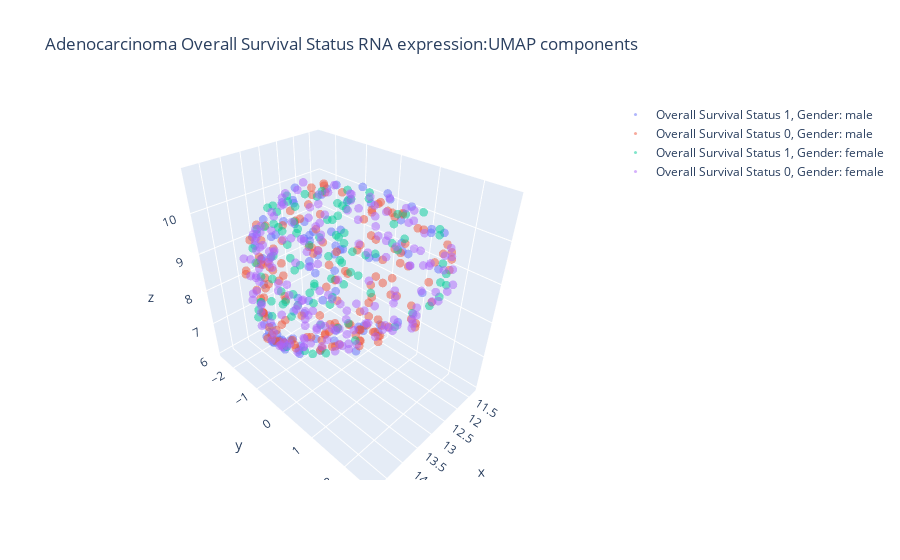

Notebook code for this chart:
### Code cell
# short exploratory
# 1. dimension reduction
# 2. plot the differential targets

_cols = rnaID_include  # rnaID_include

tmp = Adeno
diag_str = 'Adenocarcinoma Overall Survival Status'  # 'Lung Adenocarcinoma' 'Lung Squamous Cell Carcinoma', 'Adeno/SCC'

target = 'Overall Survival Status' # 'Overall Survival Status' # Response # Gender
tmp.dropna(subset=[target], axis=0, inplace=True)

red = 'UMAP'
reduceR = UMAP(n_components=3, random_state=323, n_neighbors=50) #UMAP(n_components=3)

scaler = StandardScaler().fit(tmp.loc[:, _cols])
X = scaler.transform(tmp.loc[:, _cols])

reduceR.fit(X) #  y=tmp['Response']


fig = go.Figure(layout={'title': diag_str+' RNA expression:'+red+' components'})
# Configure the trace.
reduceD = reduceR.transform(scaler.transform(tmp.loc[(tmp[target]==1) & (tmp['Gender']==0), _cols]))
fig.add_trace(go.Scatter3d(
    x=reduceD[:,0], 
    y=reduceD[:,1], 
    z=reduceD[:,2], 
    mode='markers',
    marker={
        'size': 3,
        'opacity': 0.5,
    },
    name= target+' 1, Gender: male'
)
)

reduceD = reduceR.transform(scaler.transform(tmp.loc[(tmp[target]==0) & (tmp['Gender']==0), _cols]))
fig.add_trace(go.Scatter3d(
    x=reduceD[:,0],  
    y=reduceD[:,1],  
    z=reduceD[:,2], 
    mode='markers',
    marker={
        'size': 3,
        'opacity': 0.5,
    },
    name= target+' 0, Gender: male'
)
)

reduceD = reduceR.transform(scaler.transform(tmp.loc[(tmp[target]==1) & (tmp['Gender']==1), _cols]))
fig.add_trace(go.Scatter3d(
    x=reduceD[:,0], 
    y=reduceD[:,1], 
    z=reduceD[:,2], 
    mode='markers',
    marker={
        'size': 3,
        'opacity': 0.5,
    },
    name= target+' 1, Gender: female'
)
)

reduceD = reduceR.transform(scaler.transform(tmp.loc[(tmp[target]==0) & (tmp['Gender']==1), _cols]))
fig.add_trace(go.Scatter3d(
    x=reduceD[:,0],  
    y=reduceD[:,1],  
    z=reduceD[:,2], 
    mode='markers',
    marker={
        'size': 3,
        'opacity': 0.5,
    },
    name= target+' 0, Gender: female'
)
)


# Configure the layout.
layout = go.Layout(
    margin={'l': 0, 'r': 0, 'b': 0, 't': 0}
)
plotly.offline.iplot(fig)

##############
##############

fig, ax = plt.subplots(ncols=2, nrows=2, figsize=(18,14))
cmap = sns.cubehelix_palette(as_cmap=True, dark=0, light=1, reverse=True)


reduceR = UMAP(n_components=2, random_state=777, n_neighbors=50) #UMAP(n_components=3)
reduceR.fit(X)

reduceD = pd.DataFrame(reduceR.transform(scaler.transform(tmp.loc[(tmp[target]==1) & (tmp['Gender']==1),
                                                               _cols])),
                   columns=['umap 1', 'umap 2'])
sns.kdeplot(reduceD['umap 1'], reduceD['umap 2'], cmap=cmap, n_levels=60, shade=True,  ax=ax[0,0])
#ax[0,0].set_xlim(4, 15)
ax[0,0].set_title(target+' 1, female')

reduceD = pd.DataFrame(reduceR.transform(scaler.transform(tmp.loc[(tmp[target]==0) & (tmp['Gender']==1), 
                                                                  _cols])),
                       columns=['umap 1', 'umap 2'])
sns.kdeplot(reduceD['umap 1'], reduceD['umap 2'], cmap=cmap, n_levels=60, shade=True, ax=ax[0,1])
#ax[0,1].set_xlim(4, 15)
ax[0,1].set_title(target+' 0, female')

############

reduceD = pd.DataFrame(reduceR.transform(scaler.transform(tmp.loc[(tmp[target]==1) & (tmp['Gender']==0),
                                                               _cols])),
                   columns=['umap 1', 'umap 2'])
sns.kdeplot(reduceD['umap 1'], reduceD['umap 2'], cmap=cmap, n_levels=60, shade=True,  ax=ax[1,0])
#ax[1,0].set_xlim(4, 15)
ax[1,0].set_title(target+' 1, male')

reduceD = pd.DataFrame(reduceR.transform(scaler.transform(tmp.loc[(tmp[target]==0) & (tmp['Gender']==0), 
                                                                  _cols])),
                       columns=['umap 1', 'umap 2'])
sns.kdeplot(reduceD['umap 1'], reduceD['umap 2'], cmap=cmap, n_levels=60, shade=True, ax=ax[1,1])
#ax[1,1].set_xlim(4, 15)
ax[1,1].set_title(target+' 0, male')

### Figure 1 — Plotly figure (JSON) as saved in the notebook; plotly's stock layout.template omitted (floating-point values rounded to 4 significant figures; data arrays with more than 128 entries replaced by an {"elided": "..."} marker saying what was removed)
{"data": [{"marker": {"opacity": 0.5, "size": 3}, "mode": "markers", "name": "Overall Survival Status 1, Gender: male", "type": "scatter3d", "x": [11.67, 14.16, 12.27, 11.57, 11.39, 12.72, 12.04, 11.8, 14.62, 12.67, 12.01, 13.66, 12.04, 12.72, 12.28, 12.12, 11.9, 13.41, 14.18, 12.98, 11.6, 13.06, 12.82, 14.12, 13.31, 12.24, 13.7, 11.51, 12.5, 14.11, 13.46, 13.94, 12.84, 14.25, 13.53, 14.41, 12.1, 13.12, 12.71, 11.57, 13.55, 13.85, 13.79, 12.82, 13.57, 14.19, 13.64, 14.04, 12.55, 12.61, 12.38, 13.88, 14.05, 11.92, 14.44, 12.24, 12.13, 14.04, 13.83, 14.54, 12.95, 14.02, 12.64, 12.03, 14.06, 12.45, 14.06, 12.2, 13.87, 13.11, 13.43, 14.58, 11.73, 12.33, 12.96, 13.38, 12.78, 13.01, 14.45, 14.28, 14.44, 12.19, 13.6, 14.08, 12.69, 12.41, 13.0, 12.87, 12.47], "y": [-1.381, -1.17, -1.731, -1.716, -0.6343, -0.4893, -0.3227, -0.2776, -0.572, 0.8829, 0.3012, -1.742, -1.32, -1.951, 1.935, -2.112, -2.023, 0.166, -1.409, -0.4471, -1.635, -0.07889, 0.3052, -0.8937, 0.4582, 1.058, -1.862, -1.769, 1.321, 0.2897, 0.9704, 0.0836, 2.024, -1.163, 1.957, -0.4095, 0.4168, -2.128, 1.257, -1.4, -0.9878, -0.5227, -0.6836, -1.725, -0.1428, -1.005, -2.137, -1.107, -1.716, 1.88, 0.7129, -1.964, -0.9279, -2.111, -0.4202, -2.007, -1.612, -1.395, 0.8041, 0.02663, -1.875, -1.538, -1.649, -0.1592, -0.886, -1.828, -1.389, 0.9454, -1.475, -1.289, -0.9792, -0.6063, -0.1204, -0.889, -1.562, -1.419, 1.958, -1.926, -0.01219, -1.297, -0.8788, 1.118, 1.077, -1.607, -1.752, -1.228, 0.6881, -1.108, 2.067], "z": [8.301, 6.803, 8.915, 7.456, 8.254, 7.959, 10.43, 9.986, 8.234, 10.84, 6.743, 6.413, 8.982, 6.996, 9.48, 7.825, 7.964, 7.242, 6.872, 10.63, 8.28, 10.84, 6.615, 9.806, 10.75, 7.628, 6.653, 7.928, 10.67, 10.18, 8.069, 10.15, 10.52, 9.23, 10.41, 7.316, 7.095, 9.005, 10.44, 8.26, 6.153, 6.919, 6.639, 9.857, 6.834, 6.945, 9.219, 6.86, 6.944, 10.45, 10.58, 9.296, 6.921, 7.357, 7.543, 7.75, 6.794, 6.675, 10.49, 7.87, 6.719, 6.831, 8.901, 6.679, 6.704, 9.218, 6.64, 9.637, 9.904, 10.44, 10.36, 9.627, 8.629, 6.267, 9.437, 10.15, 9.179, 9.389, 7.836, 7.376, 8.8, 9.438, 8.302, 9.301, 6.577, 10.09, 7.605, 6.166, 10.39]}, {"marker": {"opacity": 0.5, "size": 3}, "mode": "markers", "name": "Overall Survival Status 0, Gender: male", "type": "scatter3d", "x": {"elided": "146 float values"}, "y": {"elided": "146 float values"}, "z": {"elided": "146 float values"}}, {"marker": {"opacity": 0.5, "size": 3}, "mode": "markers", "name": "Overall Survival Status 1, Gender: female", "type": "scatter3d", "x": [12.44, 13.57, 13.0, 12.72, 12.04, 12.58, 11.41, 13.33, 13.77, 12.79, 13.48, 13.37, 12.67, 13.95, 12.65, 12.22, 12.96, 12.03, 12.17, 11.66, 11.44, 13.85, 12.8, 12.96, 12.75, 13.3, 13.04, 11.99, 12.1, 13.25, 13.09, 11.46, 12.31, 14.59, 12.94, 12.74, 12.93, 13.57, 13.49, 12.57, 12.7, 13.7, 11.68, 13.95, 14.24, 12.71, 13.15, 13.35, 13.07, 13.53, 13.86, 12.47, 14.62, 13.68, 13.28, 12.81, 12.25, 12.31, 14.69, 14.17, 11.52, 12.86, 13.3, 12.68, 11.93, 12.8, 12.35, 14.57, 12.59, 14.31, 14.03, 13.59, 14.09, 14.38, 13.32, 12.11, 14.45, 12.52, 13.22, 14.61, 13.6, 13.67, 13.1, 14.64, 12.1, 13.09, 14.48, 11.65, 12.39, 13.68, 13.23, 13.77, 11.7, 11.51, 12.94, 13.58, 14.33, 14.43], "y": [-0.3839, -1.511, 1.399, -0.8753, -1.278, -2.417, -1.203, 2.495, 0.8442, -1.353, 0.3785, 0.5476, 0.4259, 0.8472, 2.239, -1.259, -2.08, -0.8289, -0.8022, -0.7458, -0.714, -1.094, -1.725, 0.01479, -1.219, 0.002102, -0.5426, -1.205, 1.908, -0.8168, 2.518, 0.1312, -2.273, -0.4466, 1.528, -2.118, 0.6488, -1.376, -2.021, -1.201, -0.6493, -1.516, -1.827, 1.67, 0.4298, 2.111, -1.95, -1.277, -0.3144, 2.295, 0.7876, -1.351, 0.4575, -0.6079, 1.802, -1.661, 0.7325, -1.94, 0.06328, -0.1471, -0.3302, -1.716, -1.919, -0.05036, 0.6503, 1.8, -0.1646, -0.08406, -2.311, -0.6174, -1.775, -2.182, -1.639, -1.349, -1.049, -1.96, -1.192, 2.292, -2.316, -0.8016, -0.9351, 2.042, -1.8, -0.4153, -0.9667, -2.457, -1.03, -1.348, 1.92, 0.8692, -0.7146, 0.172, -1.227, -1.163, 2.497, 0.4885, -1.116, -0.1848], "z": [10.46, 10.11, 10.71, 10.37, 9.316, 8.396, 8.201, 9.454, 10.42, 10.18, 10.75, 10.83, 10.72, 8.344, 9.493, 9.391, 9.056, 9.746, 9.879, 7.789, 8.316, 6.524, 9.077, 8.516, 7.753, 8.335, 6.134, 8.908, 9.516, 6.068, 9.532, 9.504, 7.715, 8.665, 10.73, 7.049, 10.74, 10.01, 9.387, 10.1, 8.234, 10.1, 7.914, 9.623, 10.2, 10.57, 9.278, 10.34, 7.846, 9.289, 10.35, 6.266, 9.065, 10.42, 10.49, 9.217, 9.561, 6.966, 9.222, 9.368, 8.552, 9.404, 9.431, 10.44, 9.236, 10.82, 6.372, 8.774, 8.04, 9.555, 9.142, 9.307, 8.844, 7.622, 6.075, 7.164, 7.961, 9.395, 7.68, 8.462, 10.4, 8.914, 6.661, 8.321, 8.344, 8.229, 8.273, 7.914, 10.26, 8.317, 7.754, 10.07, 8.559, 7.631, 9.937, 10.57, 8.836, 8.709]}, {"marker": {"opacity": 0.5, "size": 3}, "mode": "markers", "name": "Overall Survival Status 0, Gender: female", "type": "scatter3d", "x": {"elided": "178 float values"}, "y": {"elided": "178 float values"}, "z": {"elided": "178 float values"}}], "layout": {"title": {"text": "Adenocarcinoma Overall Survival Status RNA expression:UMAP components"}}}
